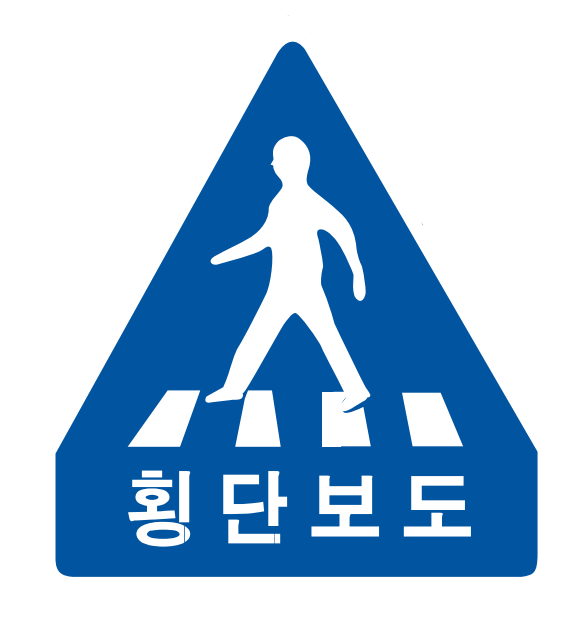
//> input picture HOG + KNN/crosswalk.png, 584 x 634 px
$ ./fastSift   (built with g++ and OpenCV 4)
//> lines starting //> are read from the running program, lines starting //| are printed output that depends on the picture
#include <iostream>
#include <fstream>
#include <ctime>
#include <queue>
#include <string>
#include <cv.h>
#include <unistd.h>
#include <highgui.h>
#include "opencv2/opencv.hpp"
#include "opencv2/objdetect.hpp"
#include "opencv2/highgui.hpp"
#include "opencv2/imgproc.hpp"
#include "opencv2/highgui/highgui.hpp"
#include <opencv2/core/ocl.hpp>
#include "opencv2/calib3d/calib3d.hpp"
#include "opencv2/core.hpp"
#include "opencv2/features2d.hpp"
#include "opencv2/xfeatures2d.hpp"
#include "opencv2/highgui.hpp"
#include <string.h>
#include <sys/time.h>

using namespace cv;
using namespace cv::xfeatures2d;
using namespace std;

const CvScalar COLOR_BLUE = CvScalar(255, 0, 0);
const CvScalar COLOR_RED = CvScalar(0, 0, 255);
const CvScalar COLOR_GREEN = CvScalar(0, 255, 0);

const Vec3b RGB_WHITE_LOWER = Vec3b(100, 100, 190);
const Vec3b RGB_WHITE_UPPER = Vec3b(255, 255, 255);
const Vec3b RGB_YELLOW_LOWER = Vec3b(225, 180, 0);
const Vec3b RGB_YELLOW_UPPER = Vec3b(255, 255, 170);
const Vec3b HSV_YELLOW_LOWER = Vec3b(0, 120, 80);
const Vec3b HSV_YELLOW_UPPER = Vec3b(40, 255, 255);

const Vec3b HLS_YELLOW_LOWER = Vec3b(20, 120, 80);
const Vec3b HLS_YELLOW_UPPER = Vec3b(45, 200, 255);

const Vec3b HSV_BLUE_LOWER = Vec3b(80, 200, 65);
const Vec3b HSV_BLUE_UPPER = Vec3b(120, 255, 180);

const Vec3b HSV_RED_LOWER = Vec3b(0, 100, 100);
const Vec3b HSV_RED_UPPER = Vec3b(10, 255, 255);
const Vec3b HSV_RED_LOWER1 = Vec3b(160, 100, 100);
const Vec3b HSV_RED_UPPER1 = Vec3b(179, 255, 255);

const int MAX_SIZE = 3;
const int minHessian = 400;

int unSharpMask[MAX_SIZE][MAX_SIZE] = { {0, -1, 0},
																							{-1,  5, -1},
																							{0, -1, 0} };

void UnsharpMaskFilter(Mat & input, Mat & output, int mask[][MAX_SIZE]);

void Binarization(Mat & input, Mat & output);

int main(int, char**)
{

	double duration;

	Mat image_obj, image_scene;

	Ptr <SIFT> detector = SIFT::create( minHessian );
	Ptr <SIFT> extractor = SIFT::create();

	//Load the Images
	// image_obj = imread( "/home/suki/바탕화면/Traffic Sign Recognition/init/black4.png", CV_LOAD_IMAGE_GRAYSCALE);

	//Load the Images
	// image_obj = imread( "/home/suki/바탕화면/Traffic Sign Recognition/image/Narrow lane.png", CV_LOAD_IMAGE_GRAYSCALE);

	image_obj = imread( "/home/suki/바탕화면/Traffic Sign Recognition/image/crosswalk.png", CV_LOAD_IMAGE_GRAYSCALE);
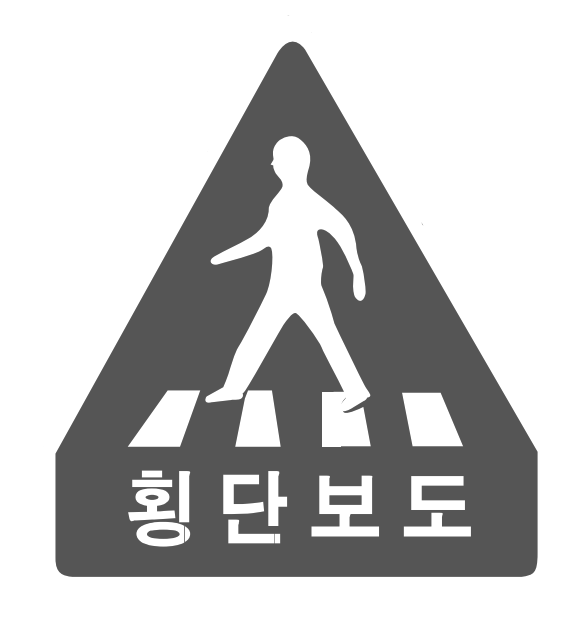
//> image_obj: 634 rows x 584 cols, CV_8UC1; min 85, max 255, mean 195.9
	//
	// image_obj = imread( "/home/suki/바탕화면/Traffic Sign Recognition/image/curve.png", CV_LOAD_IMAGE_GRAYSCALE);
	//
	// image_obj = imread( "/home/suki/바탕화면/Traffic Sign Recognition/image/dynamicObstacle.png", CV_LOAD_IMAGE_GRAYSCALE);
	//
	// image_obj = imread( "/home/suki/바탕화면/Traffic Sign Recognition/image/parking.png", CV_LOAD_IMAGE_GRAYSCALE);
	//
	// image_obj = imread( "/home/suki/바탕화면/Traffic Sign Recognition/image/static.png", CV_LOAD_IMAGE_GRAYSCALE);
	//
	// image_obj = imread( "/home/suki/바탕화면/Traffic Sign Recognition/image/uturn.png", CV_LOAD_IMAGE_GRAYSCALE);

	resize( image_obj, image_obj, Size(200, 200), 0, 0, CV_INTER_NN );
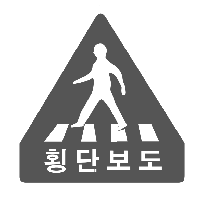
//> image_obj: 200 rows x 200 cols, CV_8UC1; min 85, max 255, mean 195.7


	vector<KeyPoint> keypoints_obj;
	detector->detect( image_obj, keypoints_obj );
//> keypoints_obj = 132 keypoints; strongest (x, y, size): (147, 132, 11.1), (122, 158, 2.2), (58, 133, 10.7), (74, 82, 2.1)

	Mat descriptors_obj;
	extractor->compute( image_obj, keypoints_obj, descriptors_obj );


	while(1){

		clock_t begin, end;
		begin = clock();


		image_scene = imread("/home/suki/바탕화면/Traffic Sign Recognition/image/IMG_1694.jpg");
//> IMG_1694.jpg cannot be read in this run, so this picture is empty

//> (the run ends here: the program stops with an error, at `resize( image_scene, image_scene, Size( 400, 400), 0, 0, CV_INTER_LINE..`)

$ run again, with HOG + KNN/curve.png copied over HOG + KNN/crosswalk.png
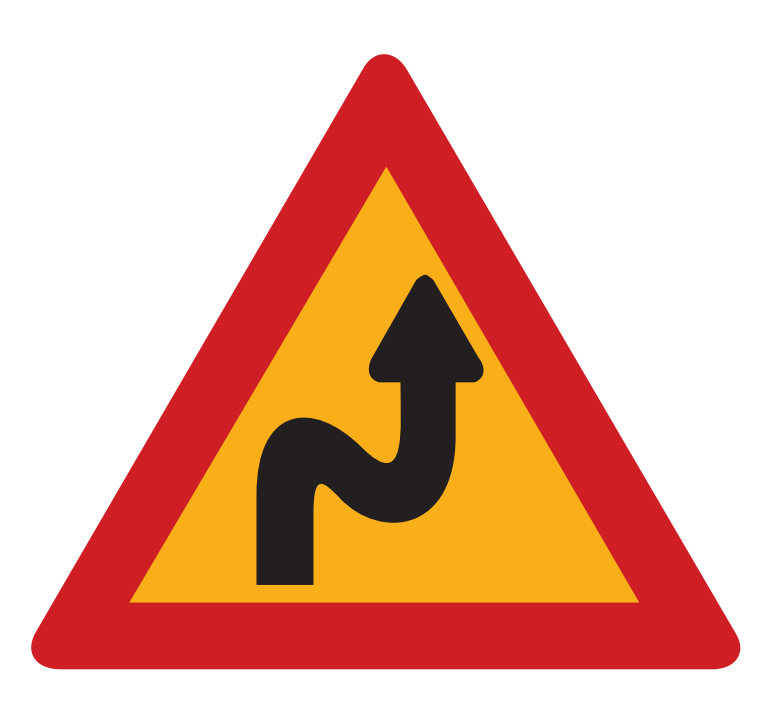
//> input picture HOG + KNN/curve.png, 771 x 719 px
//> `image_obj = imread( "/home/suki/바탕화면/Traffic Sign Recognition/image/cr..`:
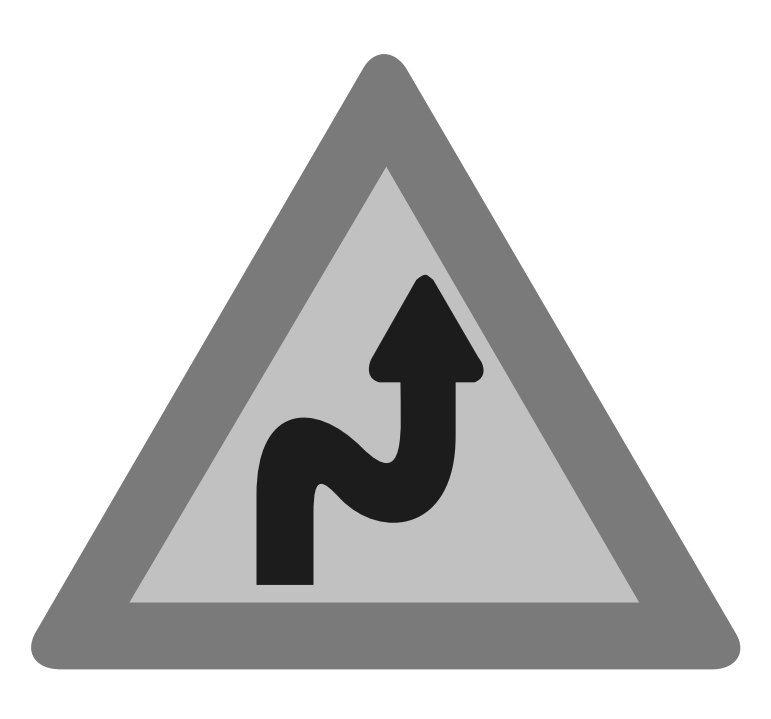
//> image_obj: 719 rows x 771 cols, CV_8UC1; min 28, max 255, mean 204
//> `resize( image_obj, image_obj, Size(200, 200), 0, 0, CV_INTER_NN );`:
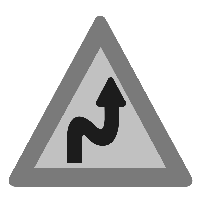
//> image_obj: 200 rows x 200 cols, CV_8UC1; min 28, max 255, mean 203.8
//> keypoints_obj = 27 keypoints; strongest (x, y, size): (74, 154, 11.1), (110, 98, 17.2), (84, 138, 4), (97, 118, 11.2)

$ run again, with HOG + KNN/dynamicObstacle.png copied over HOG + KNN/crosswalk.png
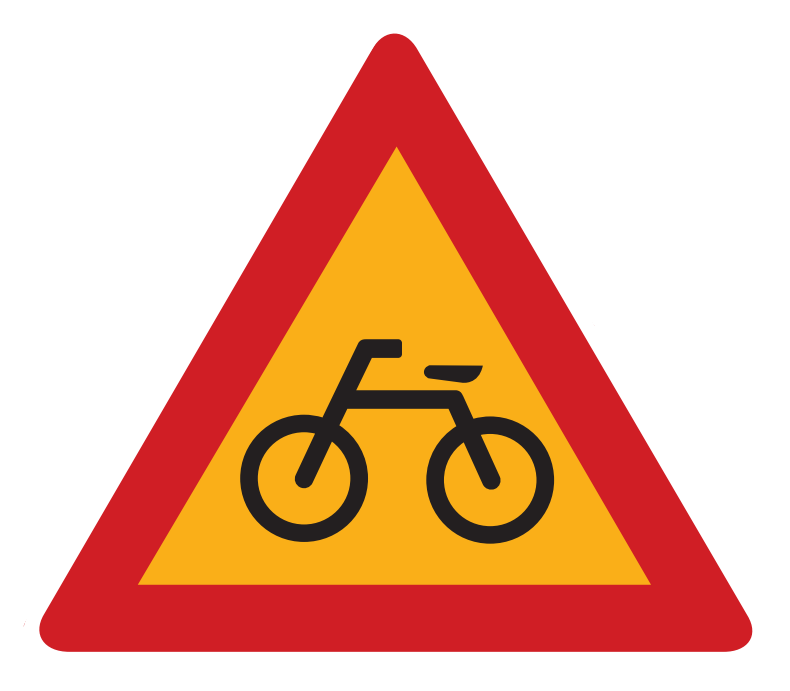
//> input picture HOG + KNN/dynamicObstacle.png, 790 x 691 px
//> `image_obj = imread( "/home/suki/바탕화면/Traffic Sign Recognition/image/cr..`:
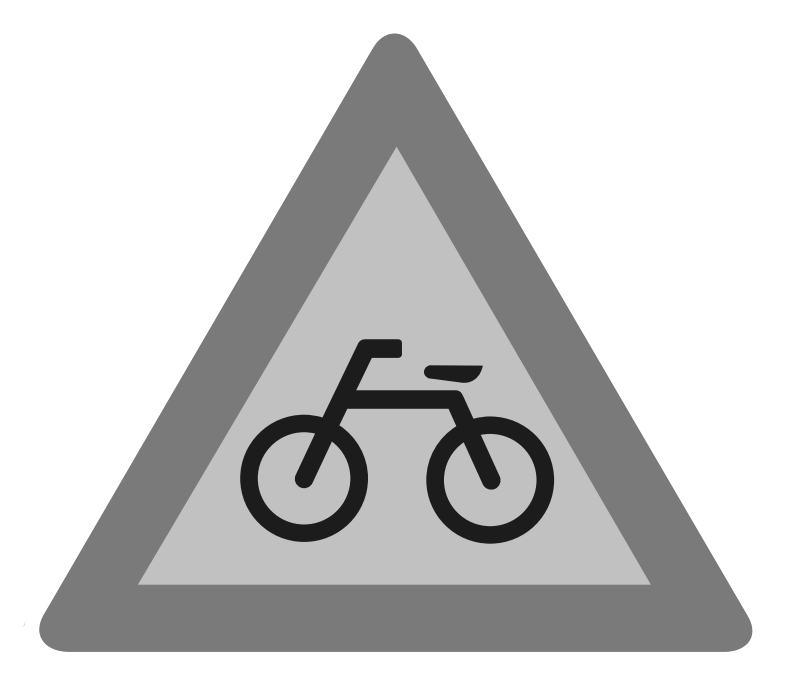
//> image_obj: 691 rows x 790 cols, CV_8UC1; min 28, max 255, mean 205.7
//> `resize( image_obj, image_obj, Size(200, 200), 0, 0, CV_INTER_NN );`:
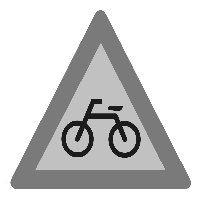
//> image_obj: 200 rows x 200 cols, CV_8UC1; min 28, max 255, mean 205.8
//> keypoints_obj = 58 keypoints; strongest (x, y, size): (124, 139, 3.7), (99, 101, 3.9), (110, 108, 2.9), (119, 108, 3.9)
